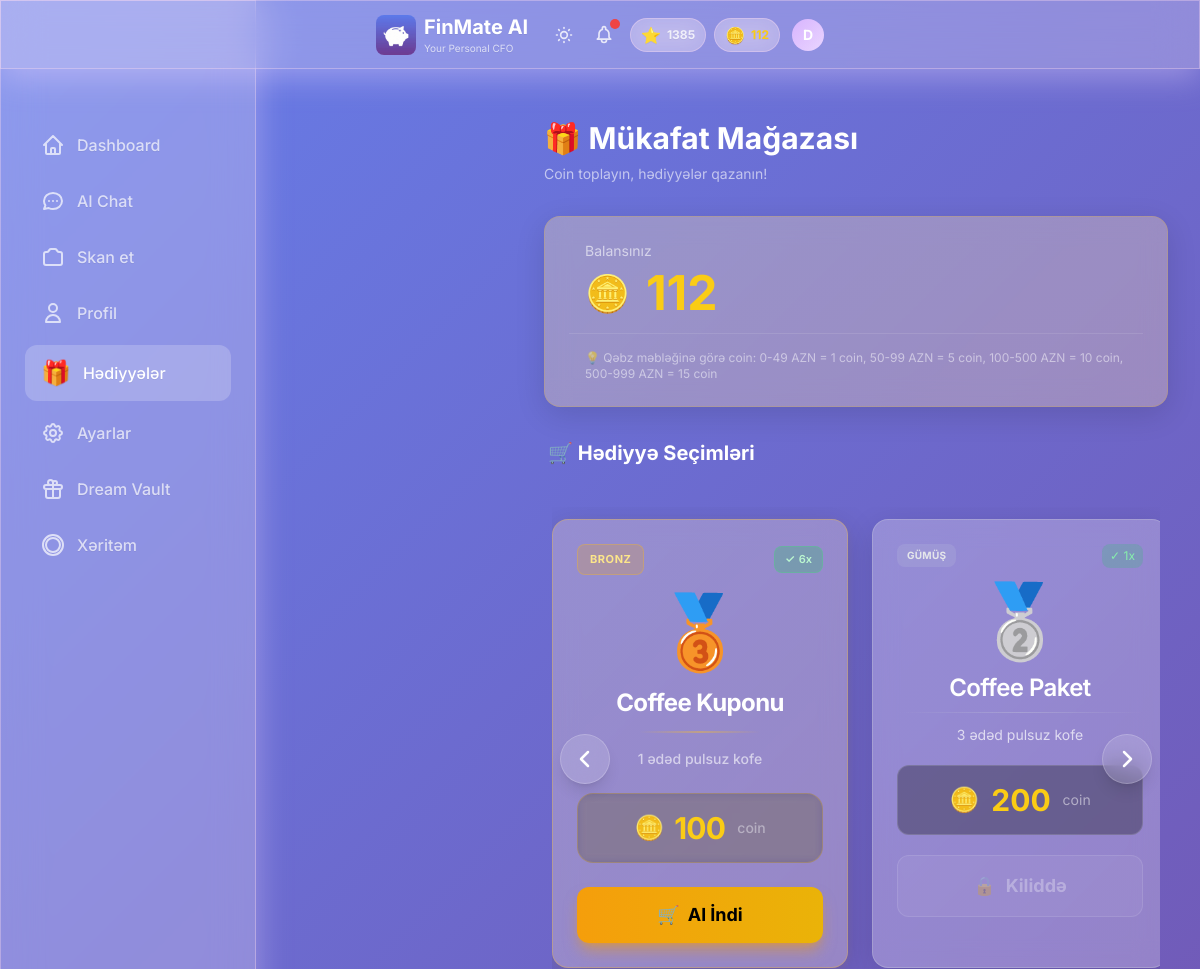
The app's page /rewards (upper part), older data.
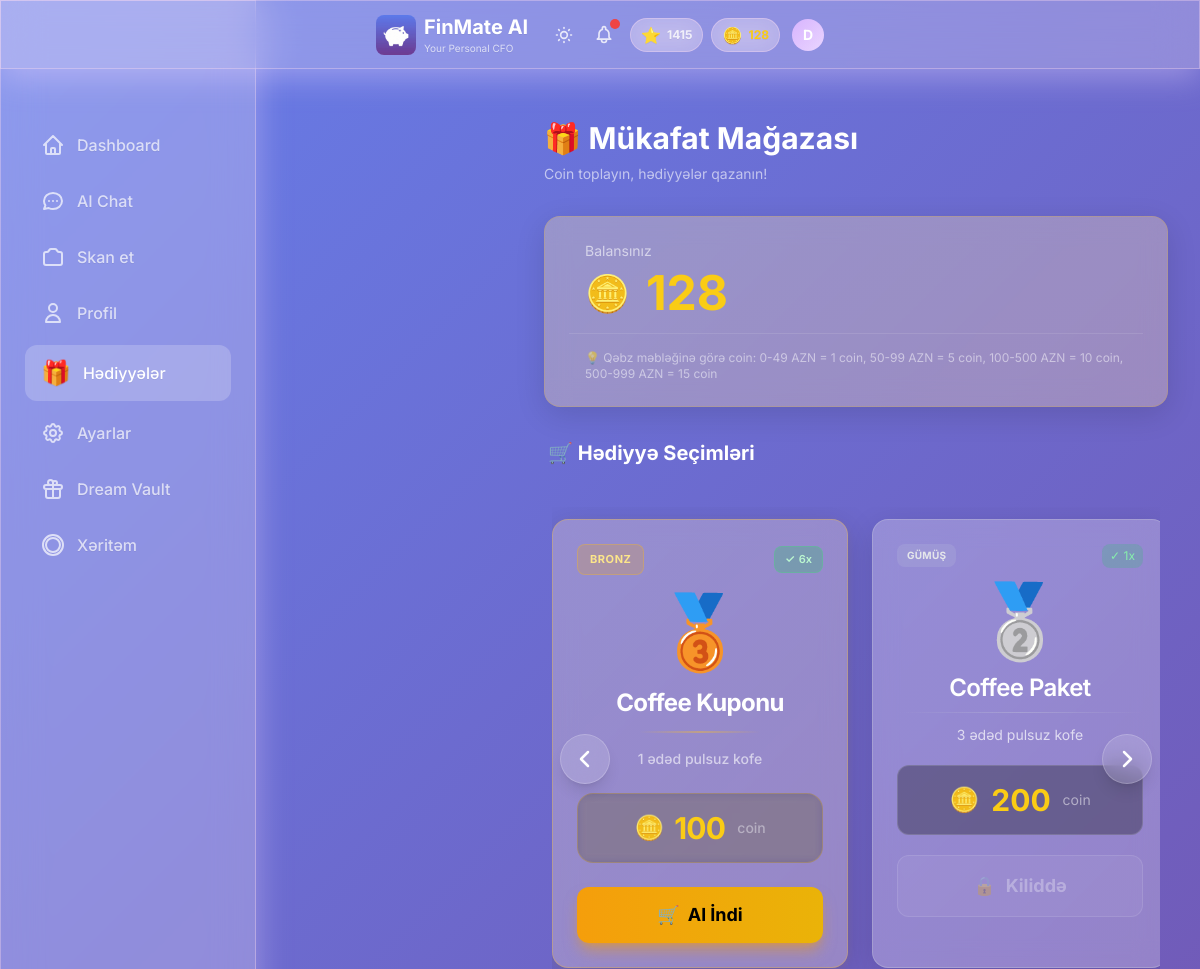
The same page, newer data.
### models.py (models this page shows, shortened)
class User(Base):
    __tablename__ = "users"
    id = Column(Integer, primary_key=True, index=True)
    username = Column(String, unique=True, index=True, nullable=False)
    password_hash = Column(String, nullable=True)  # Hashed password (nullable for demo user)
    monthly_income = Column(Float, nullable=True)  # Monthly salary/income
    monthly_budget = Column(Float, default=1000.0)
    xp_points = Column(Integer, default=0)
    level_title = Column(String, default="Rookie")
    last_rewarded_month = Column(String, nullable=True)  # Format: "YYYY-MM"
    preferred_language = Column(String, default="az")  # az, en, ru
    voice_enabled = Column(Boolean, default=True)
    voice_mode = Column(Boolean, default=False)  # TTS mode - text-to-speech enabled
    daily_budget_limit = Column(Float, nullable=True)
    currency = Column(String, default="AZN")  # Display/Base currency
    personality_mode = Column(String, default="normal")  # normal, mom, strict
    is_premium = Column(Boolean, default=False)  # Premium subscription status
    readability_mode = Column(Boolean, default=False)  # Accessibility mode for vision-impaired users
    coins = Column(Integer, default=0)  # FinMate Coins for reward system
    ai_tokens = Column(Integer, default=10)  # AI features tokens (voice command, receipt scan, etc.)
    ai_name = Column(String, default="FinMate")  # Customizable AI name
    ai_attitude = Column(String, default="Professional")  # Strict, Funny, Sarcastic, Supportive
    ai_style = Column(String, default="Formal")  # Slang, Shakespearean, Dialect, Short
    ai_persona_mode = Column(String, default="Auto")  # Auto (behavioral profiling) or Manual
    login_streak = Column(Integer, default=0)
    last_login_date = Column(Date, nullable=True)
    theme = Column(String, default="default")  # gold, midnight, ocean, etc.
    incognito_mode = Column(Boolean, default=False)  # Hide amounts
    created_at = Column(DateTime, default=datetime.utcnow)
    expenses = relationship("Expense", back_populates="user", cascade="all, delete-orphan")
    chat_messages = relationship("ChatMessage", back_populates="user", cascade="all, delete-orphan")
    xp_logs = relationship("XPLog", back_populates="user", cascade="all, delete-orphan")
    dreams = relationship("Dream", back_populates="user", cascade="all, delete-orphan")

### a.py (the view)
@app.get("/rewards")
def rewards_page(request: Request, db: Session = Depends(get_db)):
    user = get_current_user(request, db)
    if not user:
        return RedirectResponse("/login", status_code=303)
    from models import UserReward
    claimed_rewards = db.query(UserReward).filter(UserReward.user_id == user.id).order_by(UserReward.claimed_at.desc()).all()
    reward_counts = {}
    for reward in claimed_rewards:
        reward_counts[reward.reward_type] = reward_counts.get(reward.reward_type, 0) + 1
    return templates.TemplateResponse("rewards.html", {
        "request": request,
        "user": user,
        "claimed_rewards": claimed_rewards,
        "reward_counts": reward_counts
    })

### templates/rewards.html (shortened to what the changed rows need)
{% extends "base.html" %}
{% block content %}
<div class="max-w-2xl mx-auto px-4 py-6 pb-24 lg:ml-64" style="overflow: visible !important;">
    <div class="mb-8">
        <h1 class="text-2xl sm:text-3xl font-bold text-white mb-2">🎁 Mükafat Mağazası</h1>
    </div>
    <div class="glass-card p-6 mb-8 bg-gradient-to-br from-yellow-500/10 to-amber-500/10 border border-yellow-500/20 rounded-2xl"
        style="box-shadow: 0 8px 30px rgba(0, 0, 0, 0.12);">
        <div class="flex items-center justify-between">
            <div class="flex-1 pl-4">
                <div class="flex items-center gap-4">
                    <span class="text-4xl">🪙</span>
                    <span id="coin-balance" class="text-5xl font-bold text-yellow-400">{{ user.coins if user.coins is
                        defined else 0 }}</span>
                </div>
            </div>
        </div>
    </div>
    <div class="mb-8" style="overflow: visible;">
        <h2 class="text-xl font-bold text-white mb-6 px-1">🛒 Hədiyyə Seçimləri</h2>
                {% set current_coins = user.coins if user.coins is defined else 0 %}
    </div>
</div>
{% endblock %}

### templates/base.html (shortened to what the changed rows need)
<!DOCTYPE html>
<html lang="az" data-theme="dark">
<head>
    <link href="https://cdn.jsdelivr.net/npm/daisyui@4.4.19/dist/full.min.css" rel="stylesheet" type="text/css" />
    <script src="https://cdn.tailwindcss.com"></script>
    <script src="/static/js/tailwind-config.js"></script>
    <link rel="stylesheet" href="/static/css/base.css">
    <link rel="stylesheet" href="/static/css/hamburger_menu.css">
</head>
<body>
    <div class="glass fixed top-0 left-0 right-0 z-50 px-2 sm:px-4 py-2 sm:py-3">
        <div class="flex items-center justify-between max-w-md mx-auto">
            <div class="min-w-0 flex-1 flex items-center gap-2">
                <a href="/" class="min-w-0 flex-1 flex items-center gap-2 hover:opacity-90 transition-opacity">
                    <div class="min-w-0">
                        <h1 class="text-lg sm:text-xl font-bold text-white truncate">FinMate AI</h1>
                    </div>
                </a>
            </div>
            <div class="flex items-center gap-2 sm:gap-3 relative flex-shrink-0">
                {% include "partials/user_stats.html" %}
                <div class="relative flex-shrink-0 group">
                    <button type="button" id="profile-dropdown-btn" class="relative focus:outline-none">
                        <div id="user-avatar"
                            class="w-7 h-7 sm:w-8 sm:h-8 rounded-full flex items-center justify-center text-white font-bold text-xs sm:text-sm transition-all duration-400 group-hover:scale-110 hover:scale-110"
                            style="background: linear-gradient(135deg, var(--accent-primary), var(--accent-secondary));">
                            {{ user.username[0].upper() if user else 'D' }}
                        </div>
                    </button>
                </div>
            </div>
        </div>
    </div>
    <div class="pt-24 pb-8 px-4">
        <div class="w-full lg:max-w-7xl mx-auto">
            {% block content %}{% endblock %}
        </div>
    </div>
</body>
</html>

### templates/partials/user_stats.html
{% if user and user.xp_points is defined %}
<div class="hidden sm:flex items-center gap-2" id="user-stats-container" hx-get="/api/stats"
    hx-trigger="update-stats from:body" hx-swap="outerHTML">
    <div class="flex items-center gap-1.5 glass-card px-2.5 py-1 rounded-full">
        <span class="text-base">{% if user.level_title == 'Rookie' %}🌱{% elif user.level_title ==
            'Saver' %}💰{% elif user.level_title == 'Analyst' %}📊{% elif user.level_title == 'Manager'
            %}🎯{% elif user.level_title == 'CFO' %}👑{% else %}⭐{% endif %}</span>
        <span class="text-xs font-bold text-white/80">{{ user.xp_points }}</span>
    </div>
    <div class="flex items-center gap-1.5 glass-card px-2.5 py-1 rounded-full">
        <span class="text-base">🪙</span>
        <span class="text-xs font-bold text-yellow-400">{{ user.coins or 0 }}</span>
    </div>
</div>
{% endif %}

Row changes from the older to the newer data that the page shows:
changed User: xp_points "1385" → "1415"; coins "112" → "128"
